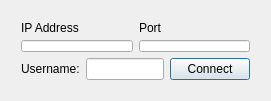
<?xml version="1.0" encoding="UTF-8"?>
<ui version="4.0">
 <class>ConnectDialog</class>
 <widget class="QDialog" name="ConnectDialog">
  <property name="geometry">
   <rect>
    <x>0</x>
    <y>0</y>
    <width>271</width>
    <height>101</height>
   </rect>
  </property>
  <property name="windowTitle">
   <string>ConnectDialog</string>
  </property>
  <widget class="QWidget" name="layoutWidget">
   <property name="geometry">
    <rect>
     <x>10</x>
     <y>10</y>
     <width>251</width>
     <height>81</height>
    </rect>
   </property>
   <layout class="QVBoxLayout" name="verticalLayout">
    <item>
     <layout class="QGridLayout" name="gridLayout">
      <item row="0" column="0">
       <widget class="QLabel" name="label">
        <property name="text">
         <string>IP Address</string>
        </property>
       </widget>
      </item>
      <item row="0" column="1">
       <widget class="QLabel" name="label_2">
        <property name="text">
         <string>Port</string>
        </property>
       </widget>
      </item>
      <item row="1" column="0">
       <widget class="QLineEdit" name="serverEdit"/>
      </item>
      <item row="1" column="1">
       <widget class="QLineEdit" name="portEdit"/>
      </item>
     </layout>
    </item>
    <item>
     <layout class="QHBoxLayout" name="horizontalLayout">
      <item>
       <widget class="QLabel" name="label_3">
        <property name="text">
         <string>Username:</string>
        </property>
       </widget>
      </item>
      <item>
       <widget class="QLineEdit" name="usernameEdit"/>
      </item>
      <item>
       <widget class="QPushButton" name="pushButton">
        <property name="text">
         <string>Connect</string>
        </property>
       </widget>
      </item>
     </layout>
    </item>
   </layout>
  </widget>
 </widget>
 <layoutdefault spacing="6" margin="11"/>
 <resources/>
 <connections>
  <connection>
   <sender>pushButton</sender>
   <signal>clicked()</signal>
   <receiver>ConnectDialog</receiver>
   <slot>accept()</slot>
   <hints>
    <hint type="sourcelabel">
     <x>258</x>
     <y>68</y>
    </hint>
    <hint type="destinationlabel">
     <x>174</x>
     <y>88</y>
    </hint>
   </hints>
  </connection>
 </connections>
</ui>
